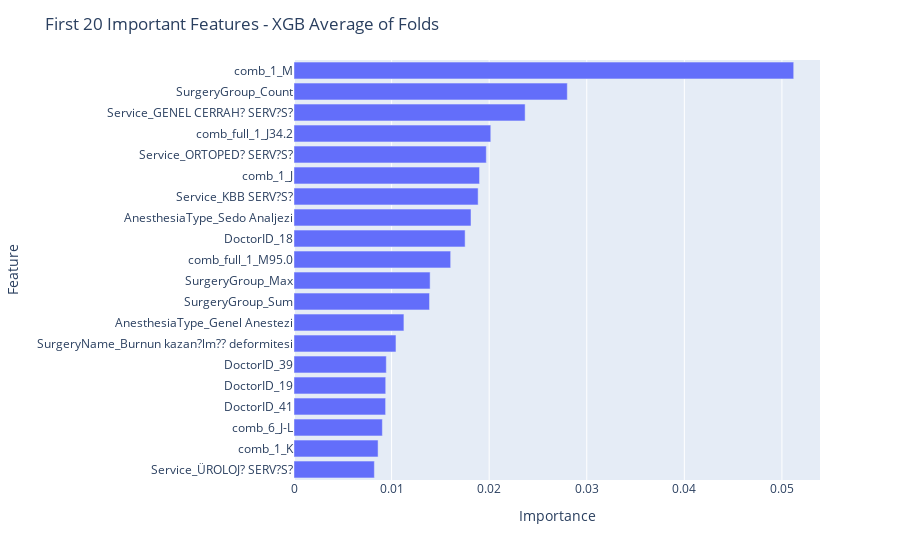

Notebook source saved alongside this figure:
### Code cell
from sklearn.model_selection import KFold
import xgboost as xgb
from sklearn.metrics import mean_squared_error, mean_absolute_error, r2_score
import re

regex = re.compile(r"\[|\]|<", re.IGNORECASE)
y = app_train_encode["ElapsedTime(second)"]
X = app_train_encode.drop(columns=["ElapsedTime(second)"])
X.columns = [regex.sub("_", col) if any(x in str(col) for x in set(('[', ']', '<'))) else col for col in X.columns.values]


mse_errs = []
rmse_errs = []
mae_errs = []
r2_errs = []

models = []

kf = KFold(n_splits=10, shuffle=True, random_state= 42)

for split_train, split_val in list(kf.split(X)):
    
    split_train = X.index[split_train]
    split_val = X.index[split_val]
    
    X_train, y_train = X.loc[split_train], y.loc[split_train]
    X_val, y_val = X.loc[split_val], y.loc[split_val]
    print("Train shape:", X_train.shape, "|", "Val Shape:", X_val.shape)

    model = xgb.XGBRegressor(**Best_trial)
    

    model.fit(X_train, y_train, eval_set = [(X_val, y_val), (X_train, y_train)], eval_metric='rmse', early_stopping_rounds = 35, verbose=200)
    
    preds = model.predict(X_val)
    
    rmse_err = mean_squared_error(y_val, preds, squared=False)
    print("Fold RMSE: ", rmse_err)
    rmse_errs.append(rmse_err)

    mse_err = mean_squared_error(y_val, preds)
    print("Fold MSE: ", mse_err)
    mse_errs.append(mse_err)

    mae_err = mean_absolute_error(y_val, preds)
    print("Fold MAE: ", mae_err)
    mae_errs.append(mae_err)

    r2_err = r2_score(y_val, preds)
    print("Fold R2: ", r2_err)
    r2_errs.append(r2_err)

    models.append(model)
    
    print("\n", "*"*70, "\n")

import plotly.express as px
importance = [model.feature_importances_ for model in models]

f_importance = pd.concat([pd.Series(X.columns.to_list(),name='Feature'),
                        pd.Series(np.mean(importance,axis=0),name="Importance")],
                        axis=1).sort_values(by='Importance',
                                            ascending=True)

fig = px.bar(f_importance.tail(20),x='Importance',y='Feature')
fig.update_layout(
    title_text="First 20 Important Features - XGB Average of Folds"
)
fig.show()

### Figure 1 — Plotly figure (JSON) as saved in the notebook; plotly's stock layout.template omitted (floating-point values rounded to 4 significant figures)
{"data": [{"alignmentgroup": "True", "hovertemplate": "Importance=%{x}<br>Feature=%{y}<extra></extra>", "legendgroup": "", "marker": {"color": "#636efa", "pattern": {"shape": ""}}, "name": "", "offsetgroup": "", "orientation": "h", "showlegend": false, "textposition": "auto", "type": "bar", "x": [0.008236, 0.008616, 0.009055, 0.009388, 0.009399, 0.00946, 0.01045, 0.01126, 0.01389, 0.01395, 0.01605, 0.01754, 0.01814, 0.01887, 0.01901, 0.01971, 0.02017, 0.02369, 0.02801, 0.05121], "xaxis": "x", "y": ["Service_ÜROLOJ? SERV?S?", "comb_1_K", "comb_6_J-L", "DoctorID_41", "DoctorID_19", "DoctorID_39", "SurgeryName_Burnun kazan?lm?? deformitesi", "AnesthesiaType_Genel Anestezi", "SurgeryGroup_Sum", "SurgeryGroup_Max", "comb_full_1_M95.0", "DoctorID_18", "AnesthesiaType_Sedo Analjezi", "Service_KBB SERV?S?", "comb_1_J", "Service_ORTOPED? SERV?S?", "comb_full_1_J34.2", "Service_GENEL CERRAH? SERV?S?", "SurgeryGroup_Count", "comb_1_M"], "yaxis": "y"}], "layout": {"barmode": "relative", "legend": {"tracegroupgap": 0}, "margin": {"t": 60}, "title": {"text": "First 20 Important Features - XGB Average of Folds"}, "xaxis": {"anchor": "y", "domain": [0, 1], "title": {"text": "Importance"}}, "yaxis": {"anchor": "x", "domain": [0, 1], "title": {"text": "Feature"}}}}
